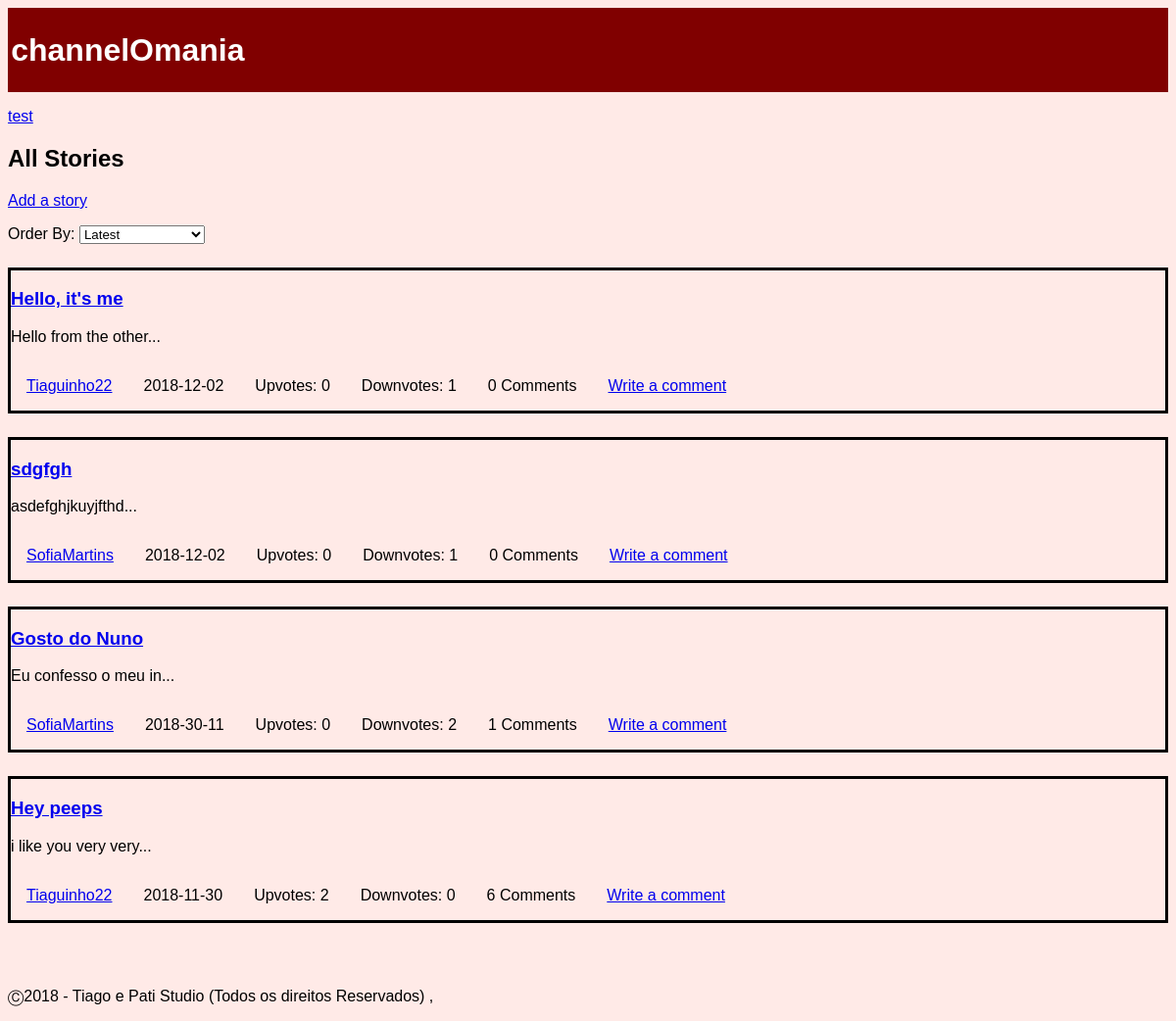
The page /pages/mainpage.php on the database as committed earlier.
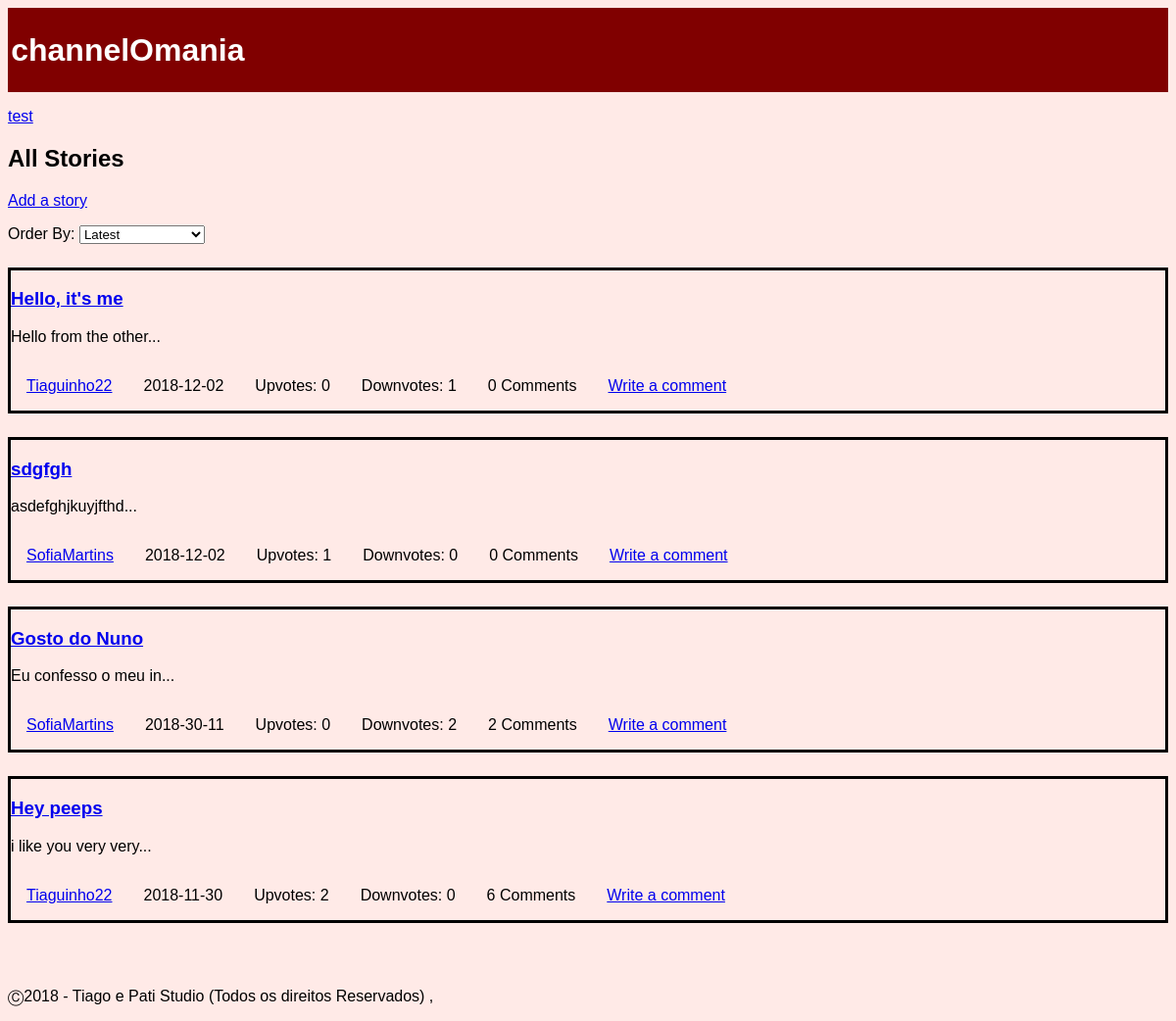
The same page on the database as committed later.
### tables this page shows
CREATE TABLE 'channel'
(
	'ID' INTEGER NOT NULL PRIMARY KEY,
	'name' TEXT NOT NULL,
	'coverImage' TEXT NULL,
	'author' INTEGER NOT NULL,
	CONSTRAINT 'FK_author' FOREIGN KEY ('author') REFERENCES 'user' ('ID') ON DELETE No Action ON UPDATE No Action
);

CREATE TABLE 'story'
(
	'storyID' INTEGER NOT NULL PRIMARY KEY,
	'title' TEXT NOT NULL,
	'content' TEXT NOT NULL,
	'upvotes' INTEGER NOT NULL DEFAULT 0,
	'downvotes' INTEGER NOT NULL DEFAULT 0,
	'author' INTEGER NOT NULL,
	'date' TEXT NOT NULL,
	'channel' INTEGER NOT NULL,
	CONSTRAINT 'FK_author' FOREIGN KEY ('author') REFERENCES 'user' ('ID') ON DELETE No Action ON UPDATE No Action,
	CONSTRAINT 'FK_story_channel' FOREIGN KEY ('channel') REFERENCES 'channel' ('ID') ON DELETE No Action ON UPDATE No Action
);

CREATE TABLE 'user'
(
	'ID' INTEGER NOT NULL PRIMARY KEY AUTOINCREMENT,
	'username' TEXT NOT NULL,
	'email' TEXT NOT NULL,
	'password' TEXT NOT NULL,
	'birth' TEXT ,
	'profilePic' TEXT,
	CONSTRAINT 'username' UNIQUE ('username')
);

### pages/mainpage.php (called while the page is built, shortened)
<?php
  include_once('../database/db_list.php');
  include_once('../templates/tpl_common.php');
  include_once('../templates/tpl_mainpage.php');
  draw_header($_SESSION['username']);
  $storyInfo = listStory('');
  draw_mainpage($storyInfo);
  draw_footer();
?>

### database/db_list.php (called while the page is built, shortened)
<?php
function listStory($sort) {
  switch($sort){
    default:
      $order = 'storyID DESC';
      break;
  }
  $db = Database::instance()->db();
  $stmt = $db->prepare('SELECT *,(SELECT COUNT(*) FROM comment WHERE comment.story == storyID) AS n_comments FROM story INNER JOIN user ON user.ID == story.author ORDER BY '.$order);
  $stmt->execute();
  return $stmt->fetchAll();
}
function listChannel() {
  $db = Database::instance()->db();
  $stmt = $db->prepare('SELECT * FROM channel');
  $stmt->execute();
  return $stmt->fetchAll();
}
?>

### templates/tpl_mainpage.php (the view)
<?php include_once('../templates/tpl_story.php'); ?>
<?php function draw_mainpage($storyInfo) { ?>
  <?php $channels = listChannel(); ?>
  <?php foreach($channels as $channel) { ?>
    <p><a href = "../pages/channel.php?channelId=<?php echo($channel['ID']); ?>" ><?php echo($channel['name']); ?></a></p>
  <?php } ?>
  <h2>All Stories</h2>
  <p><a href = "../pages/new_story.php" >Add a story</a></p>
  <?php draw_story_list($storyInfo); ?>
<?php } ?>
<?php function draw_story_list_item($story) { ?>
  <section id="story_preview">
    <h3><a href = "../pages/story.php?storyId=<?php echo($story['storyID']); ?>" ><?php echo($story['title']); ?></a></h3>
    <p><?php echo(substr($story['content'],0,20)); ?>...</p>
    <?php draw_story_info($story); ?>
  </section>
<?php } ?>
<?php function draw_story_info($story) { ?>
  <ul>
    <li><a href="../pages/profile.php?userId=<?php echo($story['author']); ?>"><?php echo($story['username']); ?></a></li>
    <li><?php echo($story['date']); ?></li>
    <li class="nUpVote" data-id="<?php echo($story['storyID']); ?>">Upvotes: <?php echo($story['upvotes']); ?></li>
    <li class="nDownVote" data-id="<?php echo($story['storyID']); ?>">Downvotes: <?php echo($story['downvotes']); ?></li>
    <li><?php echo($story['n_comments']); ?> Comments</li>
    <li><a href="../pages/new_comment.php?storyId=<?php echo($story['storyID']); ?>"> Write a comment</a></li>
  </ul>
<?php } ?>

### templates/tpl_common.php (shortened to what this page needs)
<?php function draw_header(){
?>
<!DOCTYPE html>
<html lang="en-US">
  <head>
    <link href="../css/style.css" rel="stylesheet">
  </head>
  <body>
    <header class="header">
      <h1><a href="mainpage.php">channelOmania</a></h1>
    </header>
<?php } ?>
<?php function draw_footer(){
  ?>
  <footer>
    <p>	&#9400;2018 - Tiago e Pati Studio (Todos os direitos Reservados) ,</p>
  </footer>
</body>
</html>
<?php }
 ?>

### templates/tpl_story.php (shortened to what this page needs)
<?php include_once('../templates/tpl_mainpage.php'); ?>
<?php function draw_story_list($storyInfo) { ?>
  <p>Order By:
  <select id='orderSelector'>
    <option value="mRecent">Latest</option>
  </select></p>
  <section id="storyList">
  <?php foreach($storyInfo as $story) { ?>
    <?php draw_story_list_item($story); ?>
  <?php } ?>
  </section>
<?php } ?>

### css/style.css (style rules this page uses)
body { font-family: Helvetica; background-color: #FFEAE7; }
.header { background-color: #800000; padding: 0.2em; position: relative; }
.header a { color: white; font-family: Helvetica; text-decoration: none; }
#story_preview, #comment { margin-top: 2%; border-style: solid; }
footer { clear: left; padding-top: 50px; }
ul { display: flex; flex-wrap: wrap; flex-direction: row; padding: 0; margin: 0; }
li { text-align: center; list-style-type: none; padding: 1em; }

Rows that differ between the two databases and show on the page:
changed story "sdgfgh": upvotes "0" → "1"; downvotes "1" → "0"
computed for story "Gosto do Nuno": n_comments "1" → "2"
